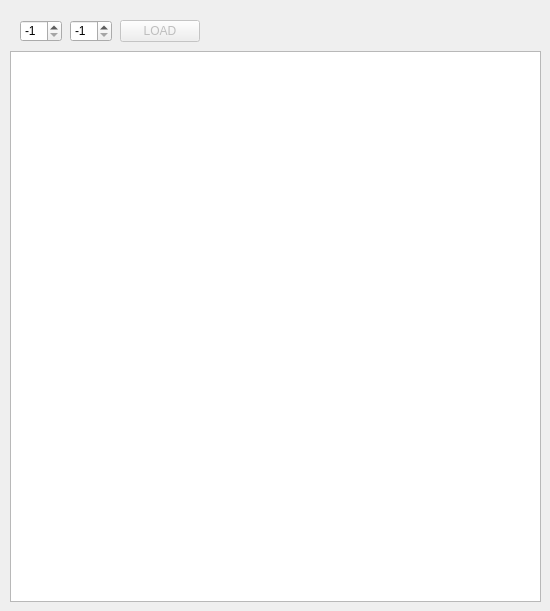
               <widget class="QWidget" name="tab_4">
                <attribute name="title">
                 <string>Page</string>
                </attribute>
                <widget class="QTableView" name="proxyView">
                 <property name="geometry">
                  <rect>
                   <x>10</x>
                   <y>51</y>
                   <width>531</width>
                   <height>551</height>
                  </rect>
                 </property>
                </widget>
                <widget class="QSpinBox" name="input_gameID">
                 <property name="geometry">
                  <rect>
                   <x>20</x>
                   <y>20</y>
                   <width>42</width>
                   <height>22</height>
                  </rect>
                 </property>
                 <property name="minimum">
                  <number>-1</number>
                 </property>
                 <property name="maximum">
                  <number>555555555</number>
                 </property>
                 <property name="value">
                  <number>-1</number>
                 </property>
                </widget>
                <widget class="QSpinBox" name="input_tournamentID">
                 <property name="geometry">
                  <rect>
                   <x>70</x>
                   <y>20</y>
                   <width>42</width>
                   <height>22</height>
                  </rect>
                 </property>
                 <property name="minimum">
                  <number>-1</number>
                 </property>
                 <property name="maximum">
                  <number>555555555</number>
                 </property>
                 <property name="value">
                  <number>-1</number>
                 </property>
                </widget>
                <widget class="QPushButton" name="bttn_load">
                 <property name="enabled">
                  <bool>false</bool>
                 </property>
                 <property name="geometry">
                  <rect>
                   <x>120</x>
                   <y>20</y>
                   <width>80</width>
                   <height>22</height>
                  </rect>
                 </property>
                 <property name="text">
                  <string>LOAD</string>
                 </property>
                </widget>
               </widget>
